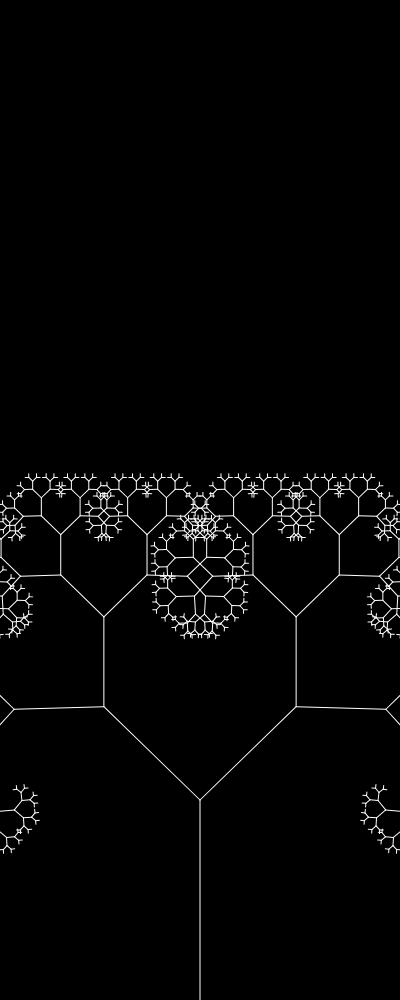
Frame 1 (no input)
Frame 60 (no input): identical to frame 1, image omitted
Frame 120 (the mouse pressed at the canvas centre since frame 60): identical to frame 1, image omitted

The p5.js sketch that drew this single still picture (run headless with seeded random() and noise() and a simulated clock; from frame 60 on, the mouse is pressed at the canvas centre):

// p5.js sketch
// ── sketch.js
let startLen = 200;
let angle = 0;
let slider;

function setup() {
    createCanvas(screen.width/2, windowHeight);
    slider = createSlider(0, TWO_PI, PI/4, 0.1);
}

function draw() {
    background('rgb(0,0,0)');
    angle = slider.value();
    stroke(255,255,255);
    translate(width/2, height);
    branch(startLen);
    // noLoop();
}

function branch(len) {
  line(0,0,0,-len);
  translate(0, -len);
  if (len > 4) {
    push();
    rotate(angle);
    branch(len * 0.67);
    pop();
    push();
    rotate(-angle);
    branch(len * 0.67);
    pop();
  }
}



// let slider;
// function setup() {
//   slider = createSlider(0, 255, 100);
//   slider.position(10, 10);
//   slider.style('width', '80px');
// }
//
// function draw() {
//   let val = slider.value();
//   background(val);
// }
